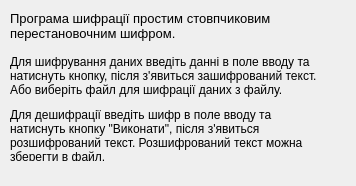
<?xml version="1.0" encoding="UTF-8"?>
<ui version="4.0">
 <class>helpForm</class>
 <widget class="QWidget" name="helpForm">
  <property name="enabled">
   <bool>true</bool>
  </property>
  <property name="geometry">
   <rect>
    <x>0</x>
    <y>0</y>
    <width>356</width>
    <height>186</height>
   </rect>
  </property>
  <property name="windowTitle">
   <string>Довідка</string>
  </property>
  <widget class="QLabel" name="label">
   <property name="geometry">
    <rect>
     <x>10</x>
     <y>10</y>
     <width>341</width>
     <height>31</height>
    </rect>
   </property>
   <property name="font">
    <font>
     <pointsize>10</pointsize>
     <weight>50</weight>
     <bold>false</bold>
     <kerning>true</kerning>
    </font>
   </property>
   <property name="text">
    <string>Програма шифрації простим стовпчиковим перестановочним шифром.</string>
   </property>
   <property name="wordWrap">
    <bool>true</bool>
   </property>
  </widget>
  <widget class="QLabel" name="label_2">
   <property name="geometry">
    <rect>
     <x>10</x>
     <y>50</y>
     <width>311</width>
     <height>51</height>
    </rect>
   </property>
   <property name="text">
    <string>Для шифрування даних введіть данні в поле вводу та натиснуть кнопку, після з'явиться зашифрований текст. Або виберіть файл для шифрації даних з файлу.</string>
   </property>
   <property name="wordWrap">
    <bool>true</bool>
   </property>
  </widget>
  <widget class="QLabel" name="label_3">
   <property name="geometry">
    <rect>
     <x>10</x>
     <y>110</y>
     <width>301</width>
     <height>51</height>
    </rect>
   </property>
   <property name="text">
    <string>Для дешифрації введіть шифр в поле вводу та натиснуть кнопку &quot;Виконати&quot;, після з'явиться розшифрований текст. Розшифрований текст можна зберегти в файл.</string>
   </property>
   <property name="wordWrap">
    <bool>true</bool>
   </property>
  </widget>
 </widget>
 <resources/>
 <connections/>
</ui>
